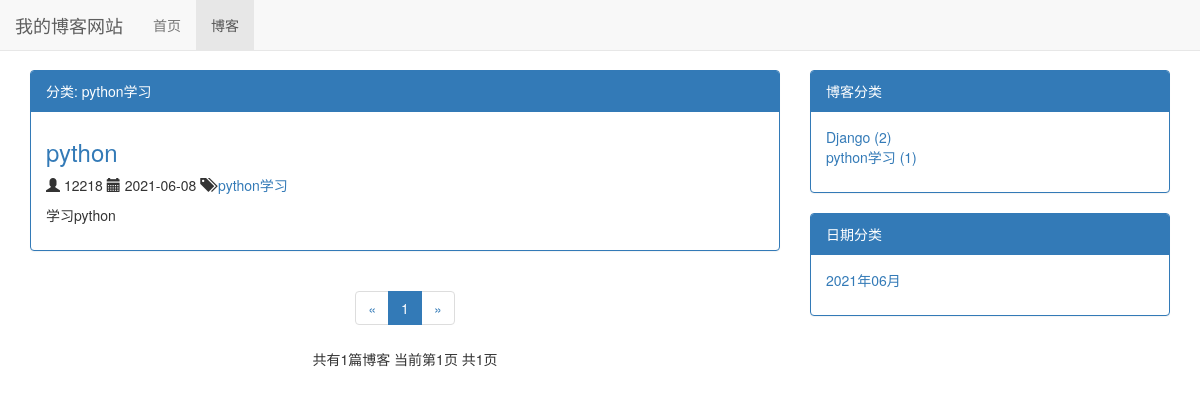
Before: /blog/type/2 with the older database file.
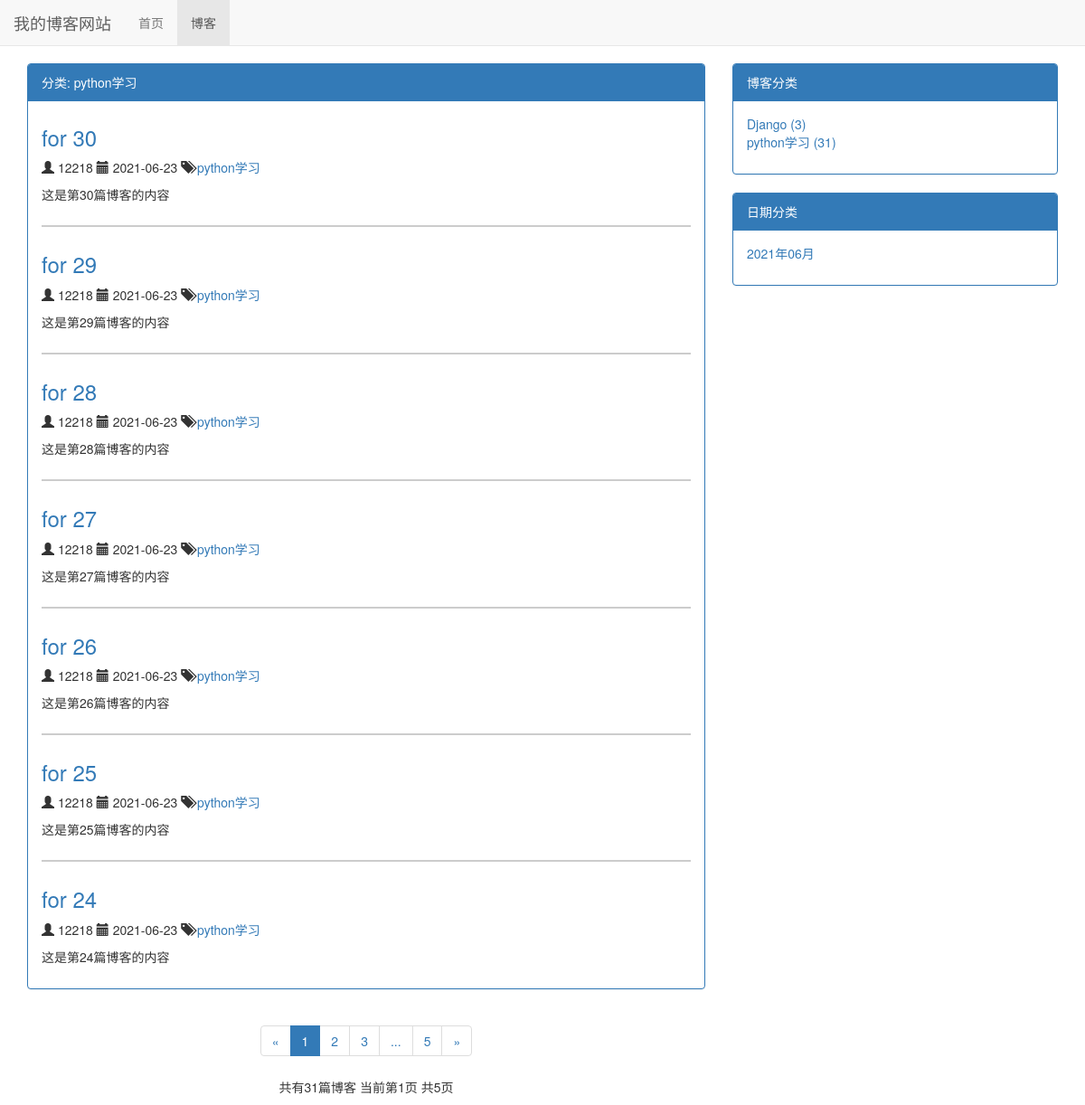
After: the same page with the newer database file.
### blog/models.py (models this page shows, shortened)
class BlogType(models.Model):
    type_name = models.CharField(max_length = 15) # 文章博客分类的名称
    def __str__(self) -> str:
        return self.type_name # 设置博客类型在超级管理员界面可以显示

class Blog(models.Model):
    title = models.CharField(max_length = 50) # 设置标题，模式为字符，max_length最大长度为50字符
    blog_type = models.ForeignKey(BlogType, on_delete = models.DO_NOTHING, related_name = 'blog_blog') # BlogType是自己设置的博客分类
    content = RichTextUploadingField() # 设置文章内容，模式为富文本
    author = models.ForeignKey(User, on_delete = models.DO_NOTHING) # 设置作者，作者为外键
    create_time = models.DateTimeField(auto_now_add = True) # 设置创建时间，auto_now_add为“如果新创建一篇文章，将文章时间设为现在时间”
    last_updated_time = models.DateTimeField(auto_now_add = True)
    class Meta:
        ordering = ['-create_time']

### blog/views.py (the view)
# urls.py: path('type/<int:blogs_type_pk>', views.blogs_with_type, name = 'blogs_with_type'),
def blogs_with_type(request, blogs_type_pk):
    blog_type = get_object_or_404(BlogType, pk = blogs_type_pk)
    blogs_all_list = Blog.objects.filter(blog_type = blog_type)
    context = get_blog_list_common_date(request, blogs_all_list)
    context['blog_type'] = blog_type
    return render(request, 'blogs_with_type.html', context)

### blog/templates/blogs_with_type.html (shortened to what this page needs)
{% extends 'blog_list.html'%}
{% block nav_blog_active %}
active
{% endblock %}
{% block block_list_title %}分类: {{ blog_type.type_name }}{% endblock %}

### blog/templates/blog_list.html (shortened to what this page needs)
{% extends 'base.html'%}
{% load static %}
{% block header_extends %}
    <link rel="stylesheet" href="{% static 'css/blog.css' %}">
{% endblock %}
{% block content %}
    <div class="container">
        <div class="row">
            <div class="col-xs-12 col-sm-9 col-md-8">
                <div class="panel panel-primary">
                    <div class="panel-heading">{% block block_list_title %}博客列表{% endblock %}</div>
                    <div class="panel-body">
                        {% for blog in page_of_blogs.object_list %}
                            <div class="blog">
                                <a href="{% url 'blog_detail' blog.pk %}">
                                    <h3>{{ blog.title }}</h3>
                                </a>
                                <p class="blog-author">
                                    <span class="glyphicon glyphicon-user"></span>
                                    {{ blog.author }}
                                </p>
                                <p class="blog-time">
                                    <span class="glyphicon glyphicon-calendar"></span>
                                    {{ blog.last_updated_time|date:"Y-m-d" }}
                                </p>
                                <p class="blog-category">
                                    <span class="glyphicon glyphicon-tags"></span>
                                    <a href="{% url 'blogs_with_type' blog.blog_type.pk %}">
                                        {{ blog.blog_type }}
                                    </a>
                                </p>
                                <p>{{ blog.content|striptags|truncatechars:70 }}</p>
                            </div>
                            {% empty %}
                            <h3>--暂无博客，敬请期待--</h3>
                        {% endfor %}
                    </div>
                </div>
                <div class="paginator" aria-label="Page navigation">
                    <ul class="pagination">
                      <li>
                            {% if page_of_blogs.has_previous %}
                                <a href="?page={{ page_of_blogs.previous_page_number }}" aria-label="Previous">
                                    <span aria-hidden="true">&laquo;</span>
                                </a>
                            {% else %}
                                <span aria-hidden="true">&laquo;</span>
                            {% endif %}
                      </li>
                      {% for page_num in page_range %}
                        {% if page_num == page_of_blogs.number %}
                            <li class="active"><a href="?page={{ page_num }}">{{ page_num }}</a></li>
                        {% else %}
                            {% if page_num == '...' %}
                                <li><span>{{ page_num }}</span></li>
                            {% else %}
                                <li><a href="?page={{ page_num }}">{{ page_num }}</a></li>
                            {% endif %}
                        {% endif %}
                      {% endfor %}
                      <li>
                            {% if page_of_blogs.has_next %}
                                <a href="?page={{ page_of_blogs.next_page_number }}" aria-label="Next">
                                    <span aria-hidden="true">&raquo;</span>
                                </a>
                            {% else %}
                                <span aria-hidden="true">&raquo;</span>
                            {% endif %}
                      </li>
                    </ul>
                    <p>
                        共有{{ page_of_blogs.paginator.count }}篇博客
                        当前第{{ page_of_blogs.number }}页
                        共{{ page_of_blogs.paginator.num_pages }}页
                    </p>
                </div>
            </div>
            <div class="hidden-xs col-sm-3 col-md-4">
                <div class="panel panel-primary">
                    <div class="panel-heading">博客分类</div>
                    <div class="panel-body">
                        <ul class="blog-types">
                            {% for blog_type in blog_types %}
                                <li>
                                    <a href="{% url 'blogs_with_type' blog_type.pk %}">
                                        {{ blog_type.type_name }} ({{ blog_type.blog_count }})
                                    </a>
                                </li>
                                {% empty %}
                                    <li>没有分类</li>
                            {% endfor %}
                        </ul>
                    </div>
                </div>
                <div class="panel panel-primary">
                    <div class="panel-heading">日期分类</div>
                    <div class="panel-body">
                        <ul class="blog-types">
                            {% for blog_date in blog_dates %}
                                <li>
                                    <a href="{% url 'blogs_with_date' blog_date.year blog_date.month %}">
                                        {{ blog_date|date:"Y年m月" }}
                                    </a>
                                </li>
                            {% endfor %}
                        </ul>
                    </div>
                </div>
            </div>
        </div>
    </div>
{% endblock %}

### templates/base.html (shortened to what this page needs)
{% load static %}
<!DOCTYPE html>
<html lang="zh-cn">
<head>
    <link rel="stylesheet" href="{% static 'css/base.css' %}">
    <link rel="stylesheet" href="{% static 'bootstrap-3.4.1/css/bootstrap.min.css' %}">
    {% block header_extends %}{% endblock %}
</head>
<body>
    <div class="navbar navbar-default navbar-fixed-top" role="navigation">
        <div class="container-fluid">
            <div class="navbar-header">
                <a class="navbar-brand" href="{% url 'home' %}">
                    我的博客网站
                </a>
            </div>
            <div id="navbar-collapse" class="collapse navbar-collapse">
                <ul class="nav navbar-nav">
                    <li class="{% block nav_home_active %}{% endblock %}">
                        <a href="{% url 'home' %}">首页</a>
                    </li>
                    <li class="{% block nav_blog_active %}{% endblock %}">
                        <a href="/blog">博客</a>
                    </li>
                </ul>
            </div>
        </div>
    </div>
    {% block content %}{% endblock %}
</body>
</html>

### static/css/base.css (style rules this page uses)
* { margin: 0; padding: 0; }
body { margin-top: 70px!important; }

### blog/static/css/blog.css (style rules this page uses)
ul.blog-types { list-style-type: none; }
div.blog:not(:last-child) { margin-bottom: 2em; padding-bottom: 1em; border-bottom: 2px solid #ccc; }
div.blog h3 { margin-top: 0.5em; }
p.blog-author { display: inline-block; }
p.blog-time { display: inline-block; }
p.blog-category { display: inline-block; margin-bottom: 0; }
div.paginator { text-align: center; }

Changed rows visible on the page:
no longer on this page (row unchanged): Blog: title "python", author "12218", last_updated_time "2021-06-08", blog_type "python学习", content "学习python"
computed for BlogType "python学习": blog_count "1" → "31"
added Blog: title "for 30", author "12218", last_updated_time "2021-06-23", blog_type "python学习", content "这是第30篇博客的内容"
added Blog: title "for 29", author "12218", last_updated_time "2021-06-23", blog_type "python学习", content "这是第29篇博客的内容"
added Blog: title "for 28", author "12218", last_updated_time "2021-06-23", blog_type "python学习", content "这是第28篇博客的内容"
added Blog: title "for 27", author "12218", last_updated_time "2021-06-23", blog_type "python学习", content "这是第27篇博客的内容"
added Blog: title "for 26", author "12218", last_updated_time "2021-06-23", blog_type "python学习", content "这是第26篇博客的内容"
added Blog: title "for 25", author "12218", last_updated_time "2021-06-23", blog_type "python学习", content "这是第25篇博客的内容"
added Blog: title "for 24", author "12218", last_updated_time "2021-06-23", blog_type "python学习", content "这是第24篇博客的内容"
computed for BlogType "Django": blog_count "2" → "3"
Other visible differences:
{{ page_of_blogs.paginator.count }}: "1" → "31"
{{ page_of_blogs.paginator.num_pages }}: "1" → "5"
new list line: "2"
new list line: "3"
new list line: "5"
